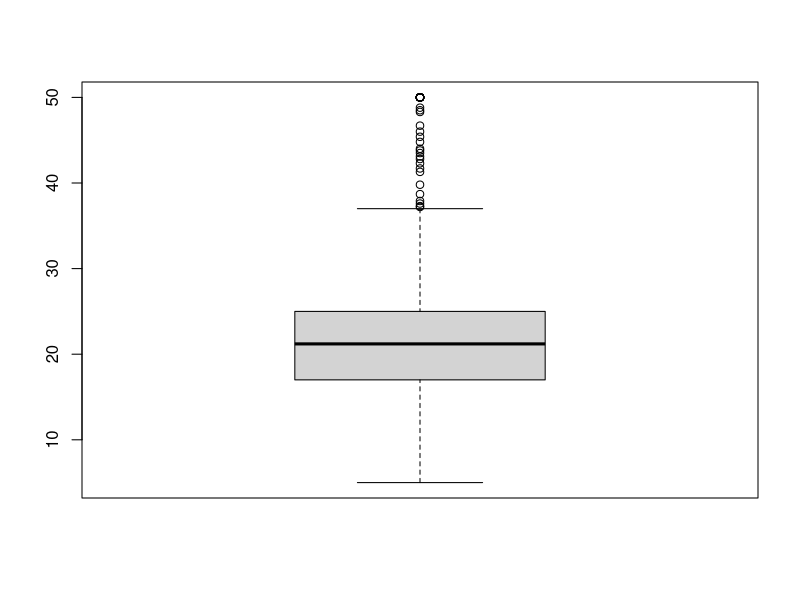
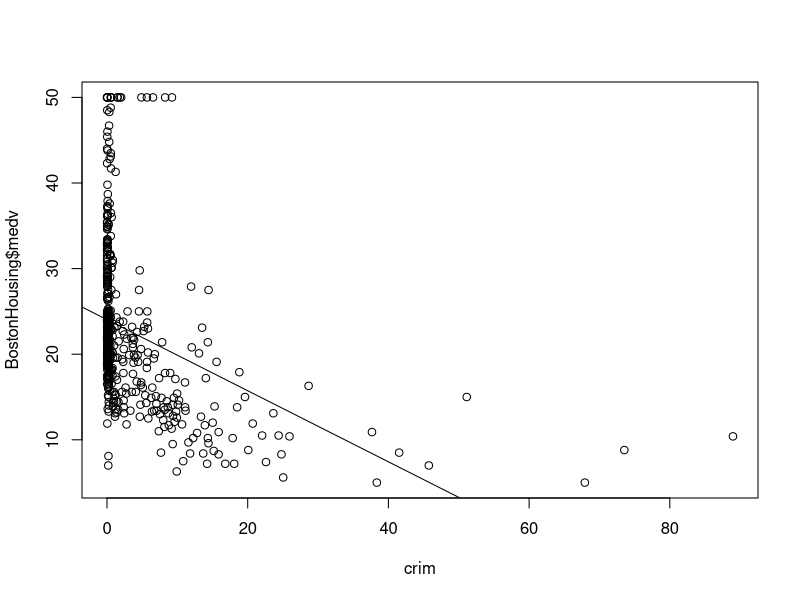
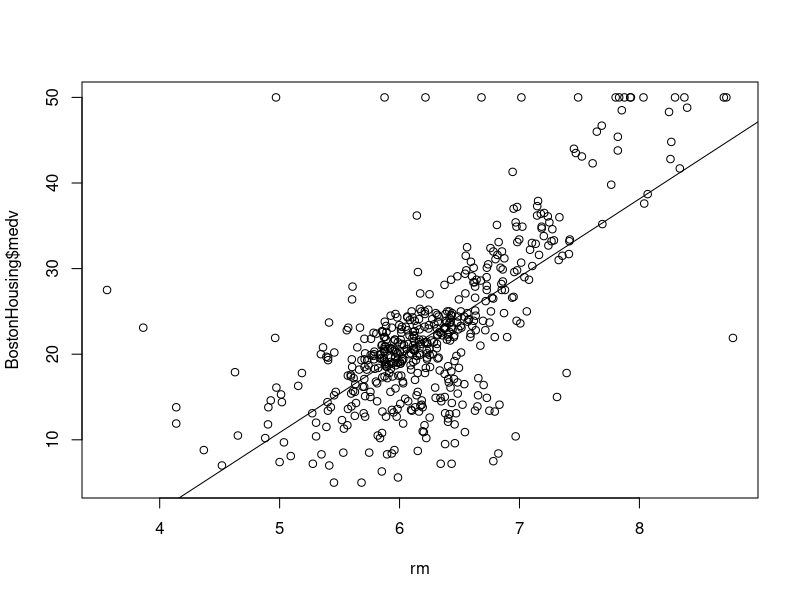
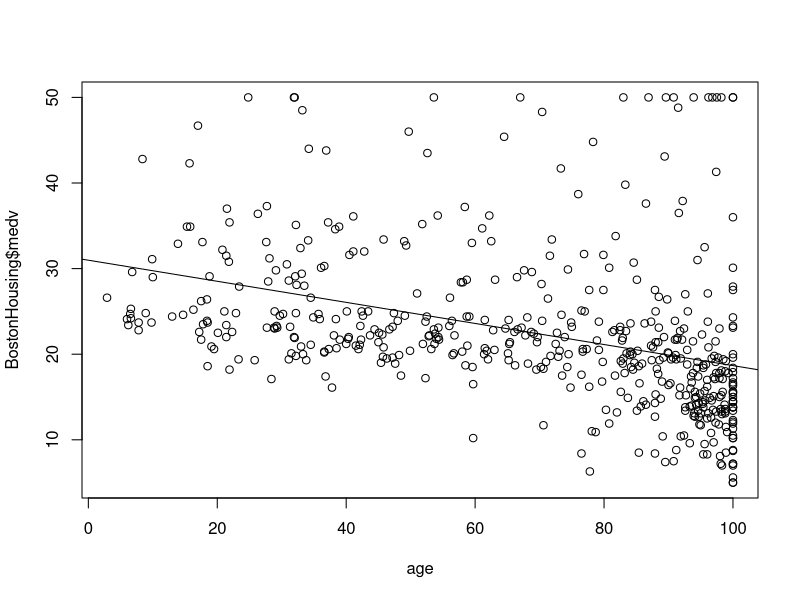
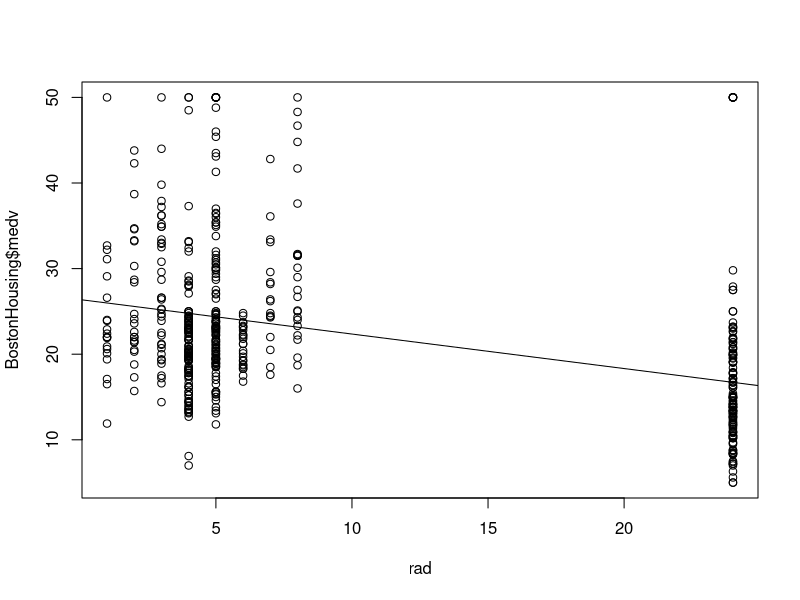
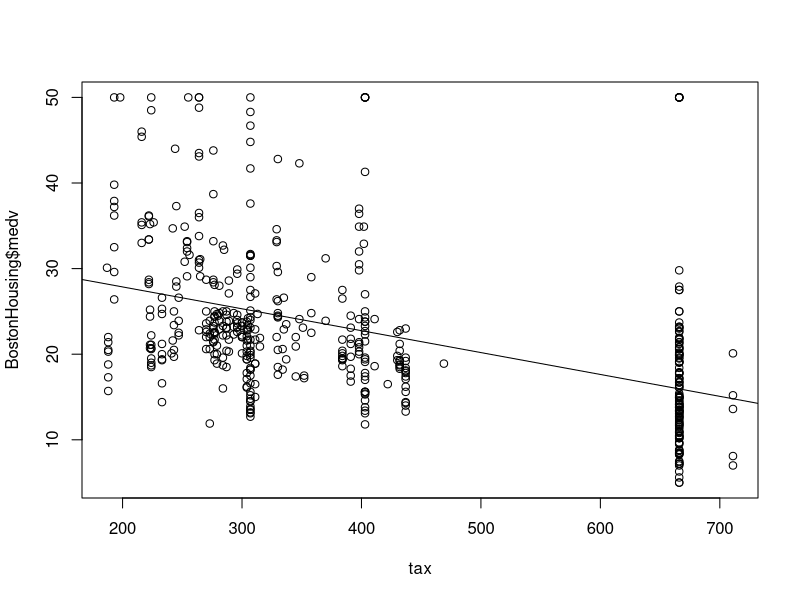
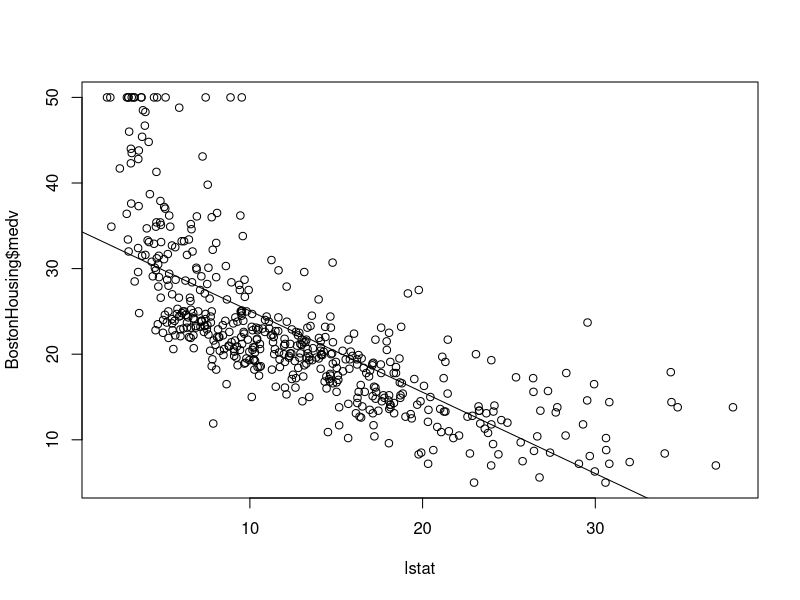
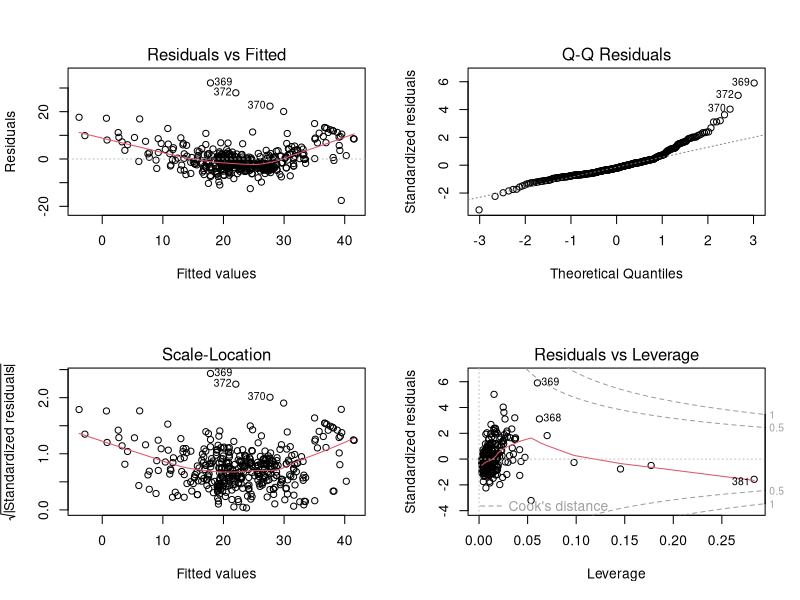

Reproduce these figures in R, in order.
## 1
library(mlbench)
data(BostonHousing)

## 2
boxplot(BostonHousing$medv)

## 3
for(var in c("crim","rm","age","rad","tax","lstat")){
  plot(x=BostonHousing[,var],y=BostonHousing$medv,xlab=var)
  abline(lm(BostonHousing$medv ~ BostonHousing[,var]))
}

## 4
library(caret)
set.seed(123)
test <- sample(c(0,1),506,replace=TRUE,prob=c(.75,.25))
# "test" being 1 means that the row is meant for testing (not training)
BostonHousing$test <- test

testSet <- BostonHousing[test == 1,]
trainSet <- BostonHousing[test == 0,]

## 5
Ex5MDL <- lm(medv ~ crim + rm + tax + lstat,data=trainSet)

## 6
summary(Ex5MDL)
#Observation: R^2 =.6506

par(mfrow=c(2,2))
plot(Ex5MDL)

## 7

# log transform
trainSet$logMedv <- log(trainSet$medv)
Ex7logMDL <- lm(logMedv ~ crim + rm + tax + lstat,data=trainSet)

# box-cox transform
library(MASS)

Ex7bc <- boxcox(medv ~ crim + rm + tax + lstat,data=trainSet)
lambda <-  Ex7bc$x[which.max(Ex7bc$y)]

Ex7bcMDL <- lm( ((medv^lambda - 1)/lambda) ~ crim + rm + tax + lstat,data=trainSet)

## 8 

#log transform
summary(Ex7logMDL)
par(mfrow=c(2,2))
plot(Ex7logMDL)
mean(Ex7logMDL$residuals)

# box-cox transform
summary(Ex7bcMDL)
par(mfrow=c(2,2))
plot(Ex7bcMDL)
mean(Ex7bcMDL$residuals)

## 9
# using box-cox model due  to higher r-squared

testSet$medvPredictions <- (lambda * predict(Ex7bcMDL,testSet) + 1)^(1/lambda)

## 10
par(mfrow=c(1,1))
plot(x=testSet$medvPredictions,y=testSet$medv,xlab="predictions",ylab="actual")
abline(a=0,b=1)
